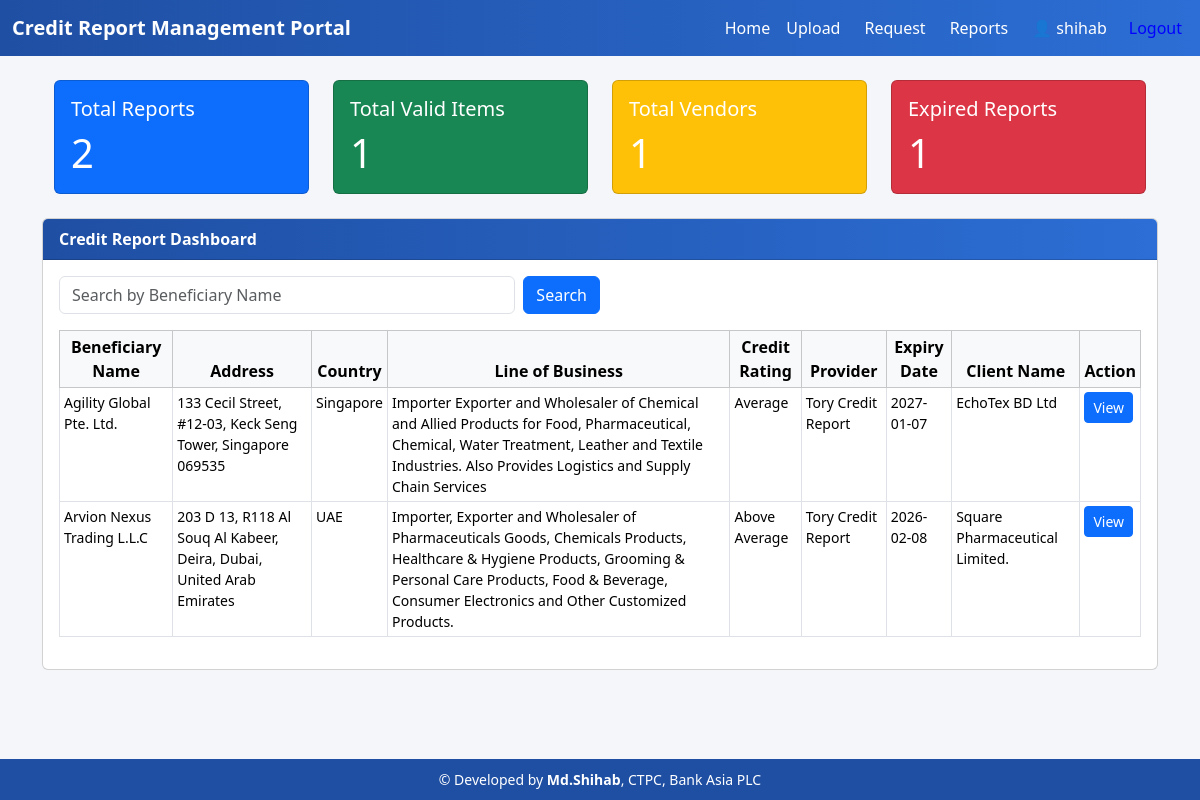
Page /credit_report/ (signed in) on the earlier database version.
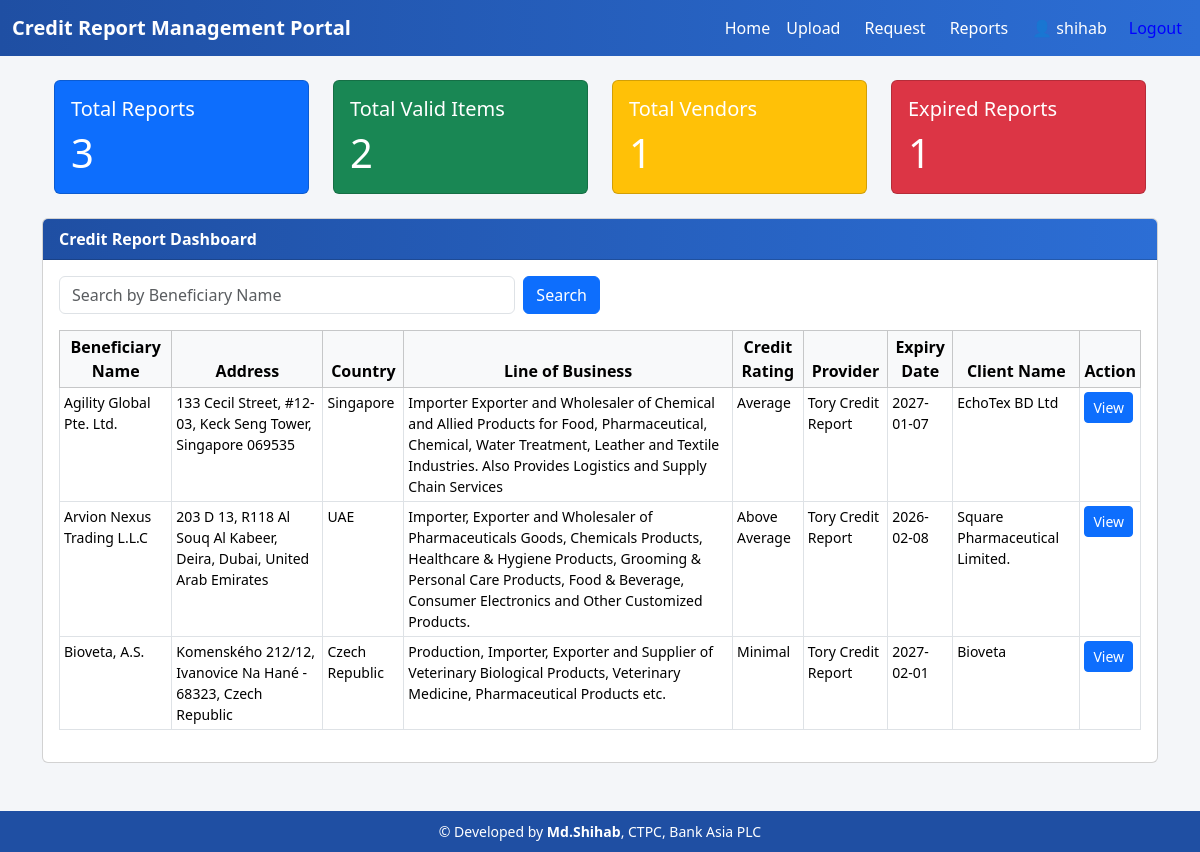
Same page on the later database version.
### reports/models.py (models this page shows, shortened)
class CreditReport(models.Model):
    lc_number = models.CharField(max_length=100)
    client_name = models.CharField(max_length=255)
    beneficiary_name = models.CharField(max_length=255)
    beneficiary_address = models.TextField()
    beneficiary_country = models.CharField(max_length=255)
    expiry_date = models.DateField()
    credit_risk = models.CharField(max_length=100)
    related_party = models.CharField(max_length=100)
    line_of_business = models.CharField(max_length=100)
    vendor_name = models.ForeignKey(Vendor, on_delete=models.CASCADE)
    entry_date = models.DateTimeField(auto_now_add=True)  # current date/time
    entry_by = models.ForeignKey(User, on_delete=models.SET_NULL, null=True)
    document = models.FileField(upload_to='reports/')

class Vendor(models.Model):
    name = models.CharField(max_length=255)
    def __str__(self):
        return self.name

### reports/views.py (the view)
# urls.py: path('',views.dashboard, name = 'dashboard'),
@login_required
def dashboard(request):
    reports = CreditReport.objects.all()
    today = timezone.now().date()  # current date
    report_count = reports.count()
    vendor_count = reports.values('vendor_name').distinct().count()
    expired_count = reports.filter(expiry_date__lt=today).count()  # expired reports
    valid_count = reports.filter(expiry_date__gte=today).count()  # valid items
    return render(request, 'reports/dashboard.html', {
        'reports': reports,
        'report_count': report_count,
        'vendor_count': vendor_count,
        'expired_count': expired_count,
        'valid_count': valid_count,
    })

### reports/templates/reports/dashboard.html
{% extends 'reports/base.html' %}
{% block content %}
<div class="container-fluid">
    <div class="row mb-4">
        <div class="col-md-3">
            <div class="card text-white bg-primary">
                <div class="card-body">
                    <h5 class="card-title">Total Reports</h5>
                    <p class="card-text display-6">{{ report_count }}</p>
                </div>
            </div>
        </div>
        <div class="col-md-3">
            <div class="card text-white bg-success">
                <div class="card-body">
                    <h5 class="card-title">Total Valid Items</h5>
                    <p class="card-text display-6">{{ valid_count }}</p>
                </div>
            </div>
        </div>
        <div class="col-md-3">
            <div class="card text-white bg-warning">
                <div class="card-body">
                    <h5 class="card-title">Total Vendors</h5>
                    <p class="card-text display-6">{{ vendor_count }}</p>
                </div>
            </div>
        </div>
        <div class="col-md-3">
            <div class="card text-white bg-danger">
                <div class="card-body">
                    <h5 class="card-title">Expired Reports</h5>
                    <p class="card-text display-6">{{ expired_count }}</p>
                </div>
            </div>
        </div>
    </div>
</div>
    <div class="card mb-4">
        <div class="card-header">Credit Report Dashboard</div>
        <div class="card-body">
            <div class="d-flex justify-content-between mb-3">
                <form method="get" action="{% url 'search_report' %}" class="d-flex w-50">
                    <input
                        type="text"
                        name="q"
                        class="form-control me-2"
                        placeholder="Search by Beneficiary Name"
                    >
                    <button class="btn btn-primary">Search</button>
                </form>
            </div>
            <table class="table table-bordered table-hover table-sm">
                <thead class="table-light">
                    <tr>
                        <th>Beneficiary Name</th>
                        <th>Address</th>
                        <th>Country</th>
                        <th>Line of Business</th>
                        <th>Credit Rating</th>
                        <th>Provider</th>
                        <th>Expiry Date</th>
                        <th>Client Name</th>
                        <th>Action</th>
                    </tr>
                </thead>
                <tbody>
                    {% for r in reports %}
                    <tr>
                        <td>{{ r.beneficiary_name }}</td>
                        <td>{{ r.beneficiary_address }}</td>
                        <td>{{ r.beneficiary_country }}</td>
                        <td>{{ r.line_of_business }}</td>
                        <td>{{ r.credit_risk }}</td>
                        <td>{{ r.vendor_name }}</td>
                        <td>{{ r.expiry_date|date:"Y-m-d" }}</td>
                        <td>{{ r.client_name }}</td>
                        <td>
                            <a href="{% url 'view_report' r.id %}" class="btn btn-sm btn-primary">
                                View
                            </a>
                        </td>
                    </tr>
                    {% empty %}
                    <tr>
                        <td colspan="9" class="text-center text-muted">
                            No credit reports found
                        </td>
                    </tr>
                    {% endfor %}
                </tbody>
            </table>
        </div>
    </div>
</div>
{% endblock %}

### reports/templates/reports/base.html (shortened to what this page needs)
<!DOCTYPE html>
<html lang="en">
<head>
    <link
      href="https://cdn.jsdelivr.net/npm/bootstrap@5.3.2/dist/css/bootstrap.min.css"
      rel="stylesheet"
    >
</head>
<body>
<nav class="navbar navbar-expand-lg mb-4">
    <div class="container-fluid">
        <span class="navbar-brand">
            <a href="{% url 'dashboard' %}" class="nav-link me-3">
                Credit Report Management Portal
            </a>
        </span>
        <div class="d-flex align-items-center ms-auto">
            <a href="{% url 'dashboard' %}" class="nav-link me-3">
                Home
            </a>
            <a href="{% url 'upload_report' %}" class="nav-link me-4">
                Upload
            </a>
            <a href="{% url 'request_report' %}" class="nav-link me-4">
                Request
            </a>
            <a href="{% url 'download_report' %}" class="nav-link me-4">
                Reports
            </a>
            {% if user.is_authenticated %}
                <span class="user-info me-3">
                    👤 {{ user.get_full_name|default:user.username }}
                </span>
                <form method="post" action="{% url 'logout' %}" style="display:inline;">
                    <button type="submit" style="background:none;border:none;color:blue;cursor:pointer;">
                        Logout
                    </button>
                </form>
            {% else %}
                <a href="{% url 'login' %}" class="nav-link">
                    Login
                </a>
            {% endif %}
        </div>
    </div>
</nav>
<div class="container mb-4">
    {% block content %}{% endblock %}
<footer>
    © {{ now|date:"Y" }} Developed by <strong>Md.Shihab</strong>, CTPC, Bank Asia PLC
</footer>
</body>
</html>

### reports/templates/reports/base.html (style rules this page uses)
body { background-color: #f4f6f9; min-height: 100vh; display: flex; flex-direction: column; }
th { text-align: center; }
td { font-size: 14px; }
.btn-sm { font-size: 14px; }
.navbar { background: linear-gradient(to right, #1f4fa3, #2c6ed5); }
.navbar-brand { color: #fff !important; font-weight: bold; }
.nav-link { color: #fff !important; white-space: nowrap; margin-right: 30px; }
.user-info { color: #fff; font-weight: 500; white-space: nowrap; }
.card-header { background: linear-gradient(to right, #1f4fa3, #2c6ed5); color: white; font-weight: bold; }
footer { margin-top: auto; background-color: #1f4fa3; color: #ffffff; text-align: center; padding: 10px 0; font-size: 14px; }

Differences in the rows shown:
added CreditReport: beneficiary_name "Bioveta, A.S.", beneficiary_address "Komenského 212/12, Ivanovice Na Hané - 68323, Czech Republic", beneficiary_country "Czech Republic", line_of_business "Production, Importer, Exporter and Supplier of Veterinary Biological Products, Veterinary Medicine, Pharmaceutical Products etc.", credit_risk "Minimal", vendor_name "Tory Credit Report", expiry_date "2027-02-01", client_name "Bioveta"
Other differences:
{{ report_count }}: "2" → "3"
{{ valid_count }}: "1" → "2"
